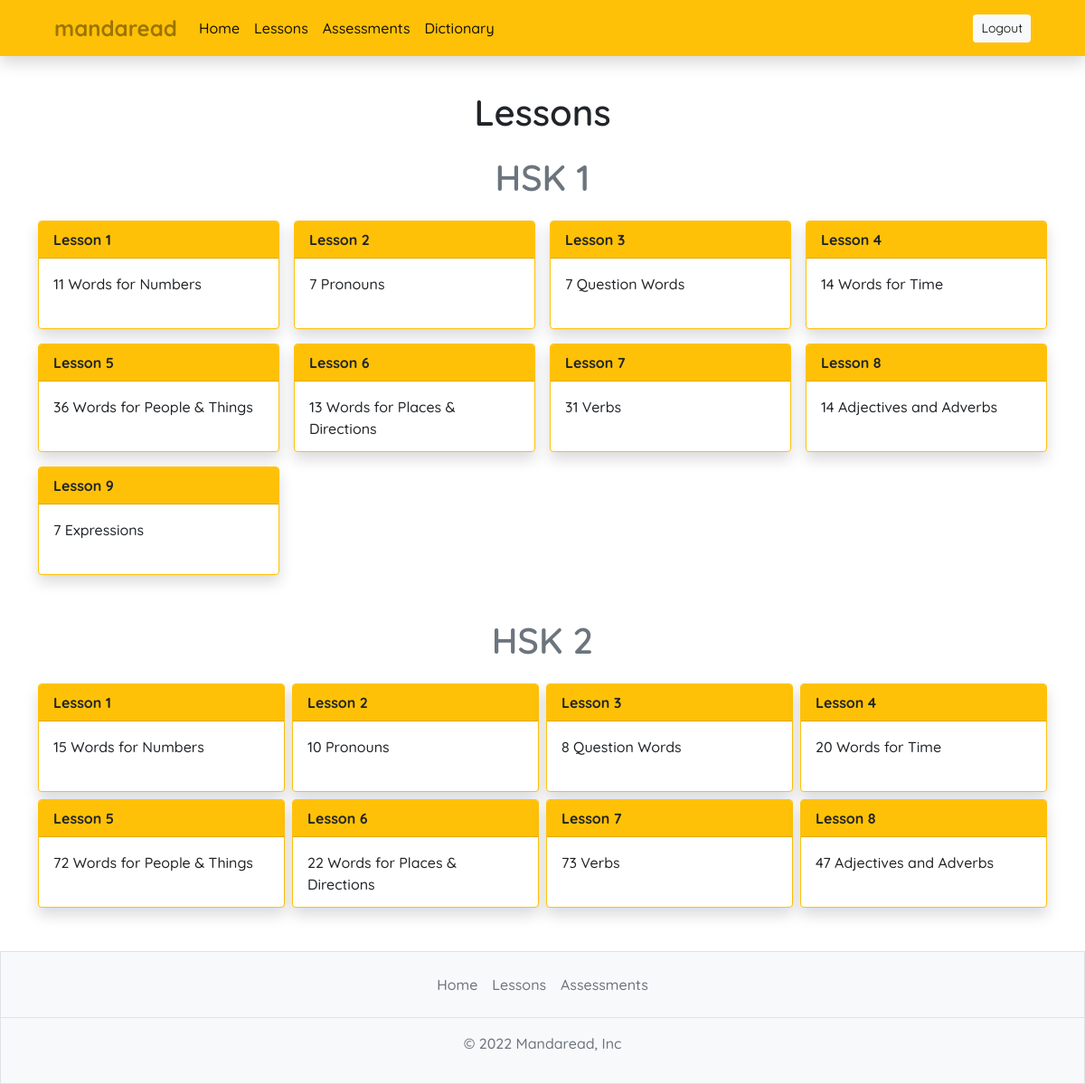
Screenshot of /lessons/ with the database file from the repository.
### lessonbank/models.py (models this page shows, shortened)
class LessonBank(models.Model):
    hsk = models.PositiveIntegerField(default=1, null=False, blank=False, validators=[MinValueValidator(1), MaxValueValidator(2)])
    title = models.CharField(max_length=255, null=False, blank=False)
    description = models.TextField(null=False, blank=False)
    read_by = models.ManyToManyField(User, null=True, blank=True)

### lessonbank/views.py (the view)
# urls.py: path('', views.LessonsListView.as_view(), name='mandaread-lessons'),
class LessonsListView(ListView):
    model = LessonBank
    template_name = 'lessonbank/lessonlist.html'
    def get_context_data(self, **kwargs):
        context = super().get_context_data(**kwargs)
        context['lesson_list_1'] = LessonBank.objects.filter(hsk=1)
        context['lesson_list_2'] = LessonBank.objects.filter(hsk=2)
        return context

### lessonbank/templates/lessonbank/lessonlist.html (shortened to what this page needs)
{% extends 'mandaread/base.html' %}
{% block content %}
<div class="container mb-3">
    <h1 class = "text-center">Lessons</h1>
</div>
<div class = "container mb-5">
    <h1 class="mb-4 text-center text-muted">HSK 1</h1>
    <div class="row row-cols-2 row-cols-md-3 row-cols-lg-4 g-3">
        {% if lesson_list_1 %}
            {% for lesson in lesson_list_1 %}
                <div class = "col d-flex justify-content-center align-items-center">
                    <div class="col-4 card text-white border-warning w-100 shadow" style="max-width: 18rem; height: 120px;">
                        <b class = "card-header text-dark bg-warning">Lesson {{ forloop.counter }}</b>
                        <div class="card-body d-flex">
                            <a class = "text-dark me-2 flex-grow-1 stretched-link text-decoration-none" href = "{% url 'mandaread-lesson' lesson.pk %}">{{ lesson.title }}</a>
                        </div>
                    </div>
                </div>
            {% endfor %}
        {% else %}
            <div class="container">
                <h4 class="text-secondary text-center">Oops! no lessons here yet!</h4>
            </div>
        {% endif %}
    </div>
</div>
<div class="container mb-5">
    <h1 class="mb-4 text-center text-muted">HSK 2</h1>
    <div class="row row-cols-2 row-cols-md-3 row-cols-lg-4 g-2">
        {% if lesson_list_2 %}
            {% for lesson in lesson_list_2 %}
                <div class="col d-flex justify-content-center align-items-center">
                    <div class="col-4 card text-white border-warning w-100 shadow" style="max-width: 18rem; height: 120px;">
                        <b class="card-header text-dark bg-warning">Lesson {{ forloop.counter }}</b>
                        <div class="card-body d-flex">
                            <a class="text-dark me-2 flex-grow-1 stretched-link text-decoration-none"
                                href="{% url 'mandaread-lesson' lesson.pk %}">{{ lesson.title }}</a>
                        </div>
                    </div>
                </div>
            {% endfor %}
        {% else %}
            <div class = "container">
                <h4 class = "text-secondary text-center">Oops! no lessons here yet!</h4>
            </div>
        {% endif %}
    </div>
</div>
{% endblock %}

### mandaread/static/mandaread/style.css (style rules this page uses)
body { font-family: 'Quicksand', sans-serif; padding-top: 100px; font-weight: 500; }
h1 { font-weight: 600; }
.card, .btn-admin { z-index: 2; position: relative; }

### rows the page displays
LessonBank: title "11 Words for Numbers"
LessonBank: title "7 Pronouns"
LessonBank: title "7 Question Words"
LessonBank: title "14 Words for Time"
LessonBank: title "36 Words for People & Things"
LessonBank: title "13 Words for Places & Directions"
LessonBank: title "31 Verbs"
LessonBank: title "14 Adjectives and Adverbs"
LessonBank: title "7 Expressions"
LessonBank: title "15 Words for Numbers"
LessonBank: title "10 Pronouns"
LessonBank: title "8 Question Words"
LessonBank: title "20 Words for Time"
LessonBank: title "72 Words for People & Things"
LessonBank: title "22 Words for Places & Directions"
LessonBank: title "73 Verbs"
LessonBank: title "47 Adjectives and Adverbs"
